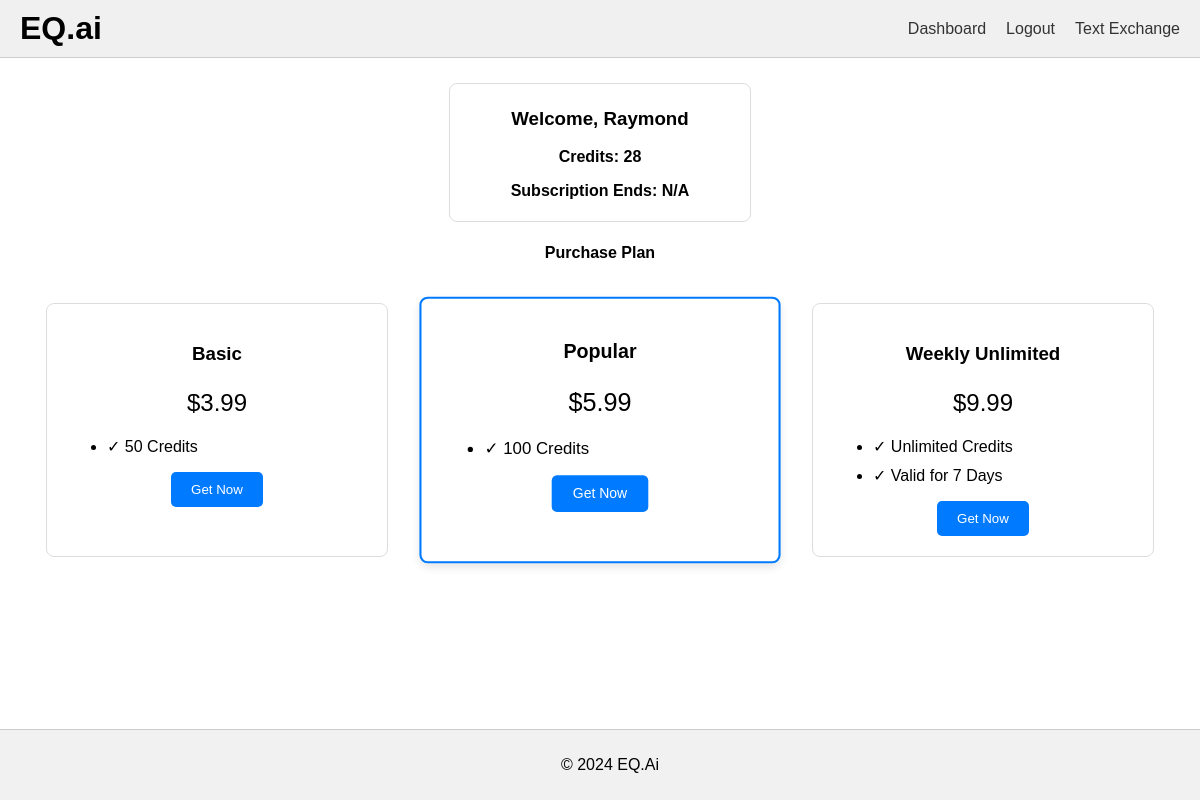
Before: /dashboard (signed in) with the older database file.
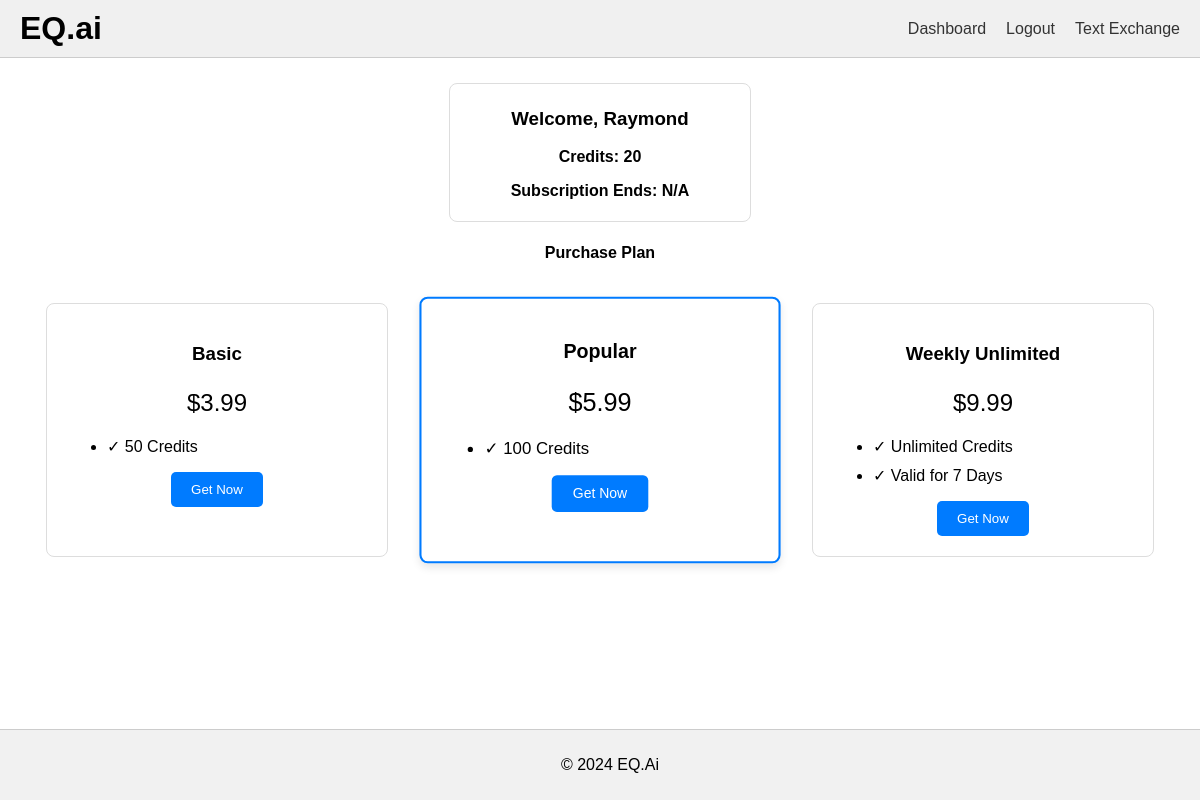
After: the same page with the newer database file.
### models.py (models this page shows, shortened)
class User(UserMixin, db.Model):  # Inherit from UserMixin
    id = db.Column(db.String(36), primary_key=True, default=lambda: str(uuid.uuid4()))
    username = db.Column(db.String(150), unique=True, nullable=False)
    email = db.Column(db.String(150), unique=True, nullable=False)
    password_hash = db.Column(db.String(150), nullable=False)
    credits = db.Column(db.Integer, default=0)
    subscription_end = db.Column(db.DateTime, nullable=True)
    @property
    def is_authenticated(self):
        return True  # All users are authenticated by default

### app.py (the view)
@app.route('/dashboard')
@login_required
def dashboard():
    return render_template('dashboard.html', user=current_user)

### app.py (called while the page is built)
@login_manager.user_loader
def load_user(user_id):
    return User.query.get(user_id)

@app.template_filter('datetime_format')
def datetime_format(value):
    if value is None:
        return 'N/A'
    return value.strftime('%Y-%m-%d %H:%Mhr')

### templates/dashboard.html (shortened to what this page needs)
{% extends "base.html" %}
{% block content %}
<div class="user-details">
    <h3>Welcome, {{ user.username }}</h3>
    <div class="user-info">
        <p><strong>Credits: {{ user.credits }}</strong></p>
        <p><strong>Subscription Ends: {{ user.subscription_end|datetime_format }}</strong></p>
    </div>
</div>
<h4>Purchase Plan</h4>
<div class="pricing-table">
    <div class="plan basic">
      <h3>Basic</h3>
      <p class="price">$3.99</p>
      <ul class="features">
        <li>&#10003; 50 Credits</li>
      </ul>
      <button class="signup" onclick="purchasePlan('basic')">Get Now</button>
    </div>
    <div class="plan pro">
      <h3>Popular</h3>
      <p class="price">$5.99</p>
      <ul class="features">
        <li>&#10003; 100 Credits</li>
      </ul>
      <button class="signup" onclick="purchasePlan('popular')">Get Now</button>
    </div>
    <div class="plan enterprise">
      <h3>Weekly Unlimited</h3>
      <p class="price">$9.99</p>
      <ul class="features">
        <li>&#10003; Unlimited Credits</li>
        <li>&#10003; Valid for 7 Days</li>
      </ul>
      <button class="signup" onclick="purchasePlan('weekly')">Get Now</button>
    </div>
</div>
{% endblock %}

### templates/base.html (shortened to what this page needs)
<!DOCTYPE html>
<html>
<head>
</head>
<body>
    <header>
        <h1>EQ.ai</h1>
        <nav>
            <ul>
                <li><a href="{{ url_for('dashboard') }}">Dashboard</a></li>
                {% if current_user.is_authenticated %}
                    <li><a href="{{ url_for('logout') }}">Logout</a></li>
                    {% if current_user.credits >= 2 or current_user.has_active_subscription() %}
                        <li><a href="{{ url_for('text_exchange') }}">Text Exchange</a></li>
                    {% endif %}
                {% else %}
                    <li><a href="{{ url_for('login') }}">Login</a></li>
                    <li><a href="{{ url_for('register') }}">Register</a></li>
                {% endif %}
            </ul>
        </nav>
    </header>
    <main>
        {% block content %}{% endblock %}
    </main>
    <footer>
        <p>&copy; 2024 EQ.Ai</p>
    </footer>
</body>
</html>

### templates/base.html (style rules this page uses)
body { display: flex; flex-direction: column; min-height: 100vh; margin: 0; font-family: Arial, sans-serif; }
header { display: flex; justify-content: space-between; align-items: center; padding: 10px 20px; background-color: #f0f0f0; border-bottom: 1px solid #ccc; }
header h1 { margin: 0; }
nav ul { list-style: none; margin: 0; padding: 0; display: flex; }
nav ul li { margin-left: 20px; }
nav ul li a { text-decoration: none; color: #333; }
main { flex: 1; padding: 20px; }
footer { text-align: center; padding: 10px; background-color: #f0f0f0; border-top: 1px solid #ccc; }

### templates/dashboard.html (style rules this page uses)
.user-details { border: 1px solid #ddd; padding: 5px; margin: 5px auto; width: 25%; text-align: center; border-radius: 8px; }
.user-info { margin-top: 10px; }
h4 { text-align: center; }
.pricing-table { display: flex; justify-content: center; flex-wrap: wrap; }
.plan { width: 300px; margin: 20px; padding: 20px; border: 1px solid #ddd; border-radius: 8px; text-align: center; transition: transform 0.3s, box-shadow 0.3s; }
.pro { border: 2px solid #007bff; transform: scale(1.05); box-shadow: 0 4px 8px rgba(0,0,0,0.1); }
.price { font-size: 24px; margin-bottom: 20px; }
.features li { text-align: left; margin-bottom: 10px; }
.signup { background-color: #007bff; color: white; padding: 10px 20px; border: none; border-radius: 5px; cursor: pointer; transition: background-color 0.3s; }
body, html { height: 100%; margin: 0; display: flex; flex-direction: column; }
main { flex: 1; }
footer { text-align: center; padding: 10px; background-color: #f1f1f1; position: relative; bottom: 0; width: 100%; }

Changed rows visible on the page:
changed User "Raymond": credits "28" → "20"
